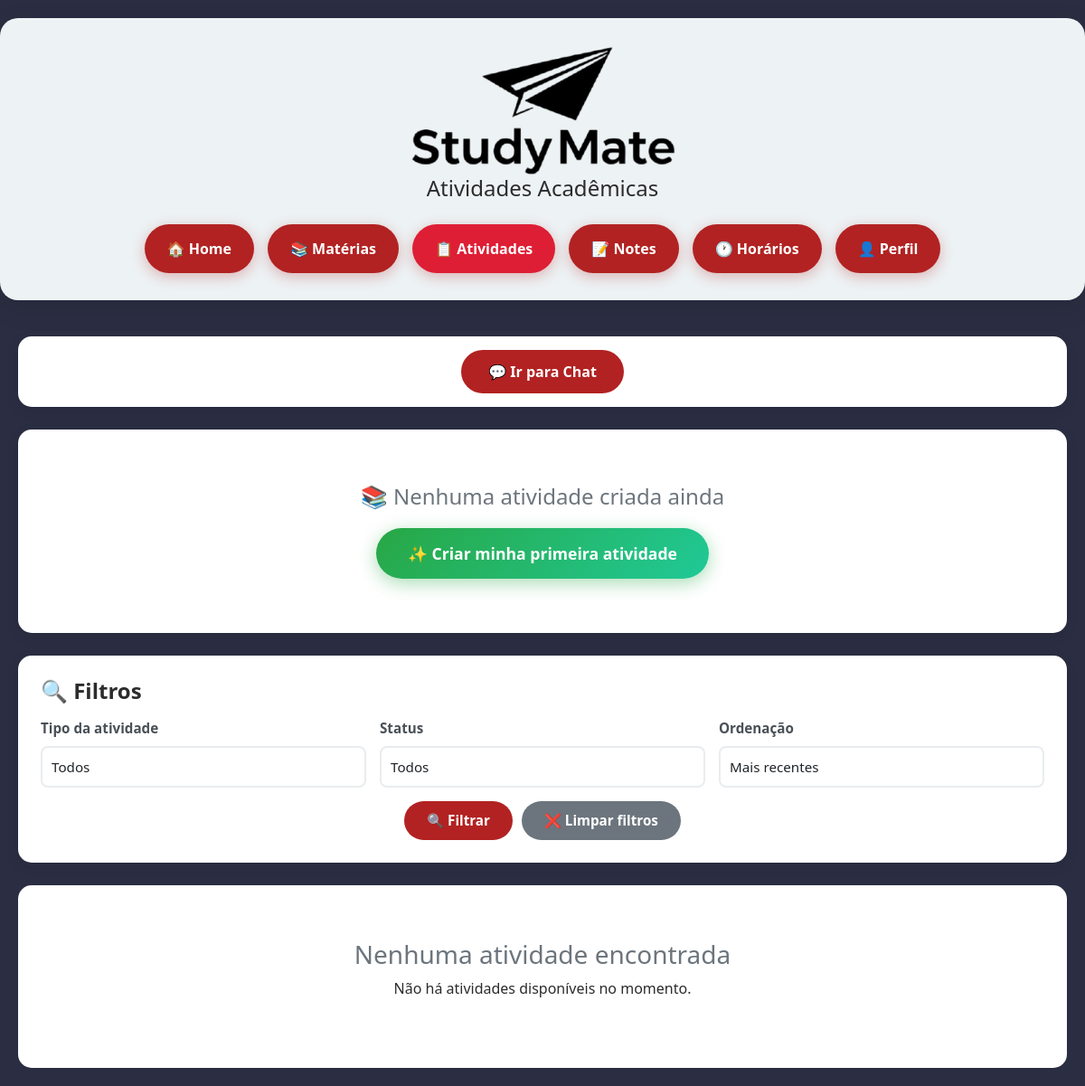
The app's page /atividades/ (signed in), older data.
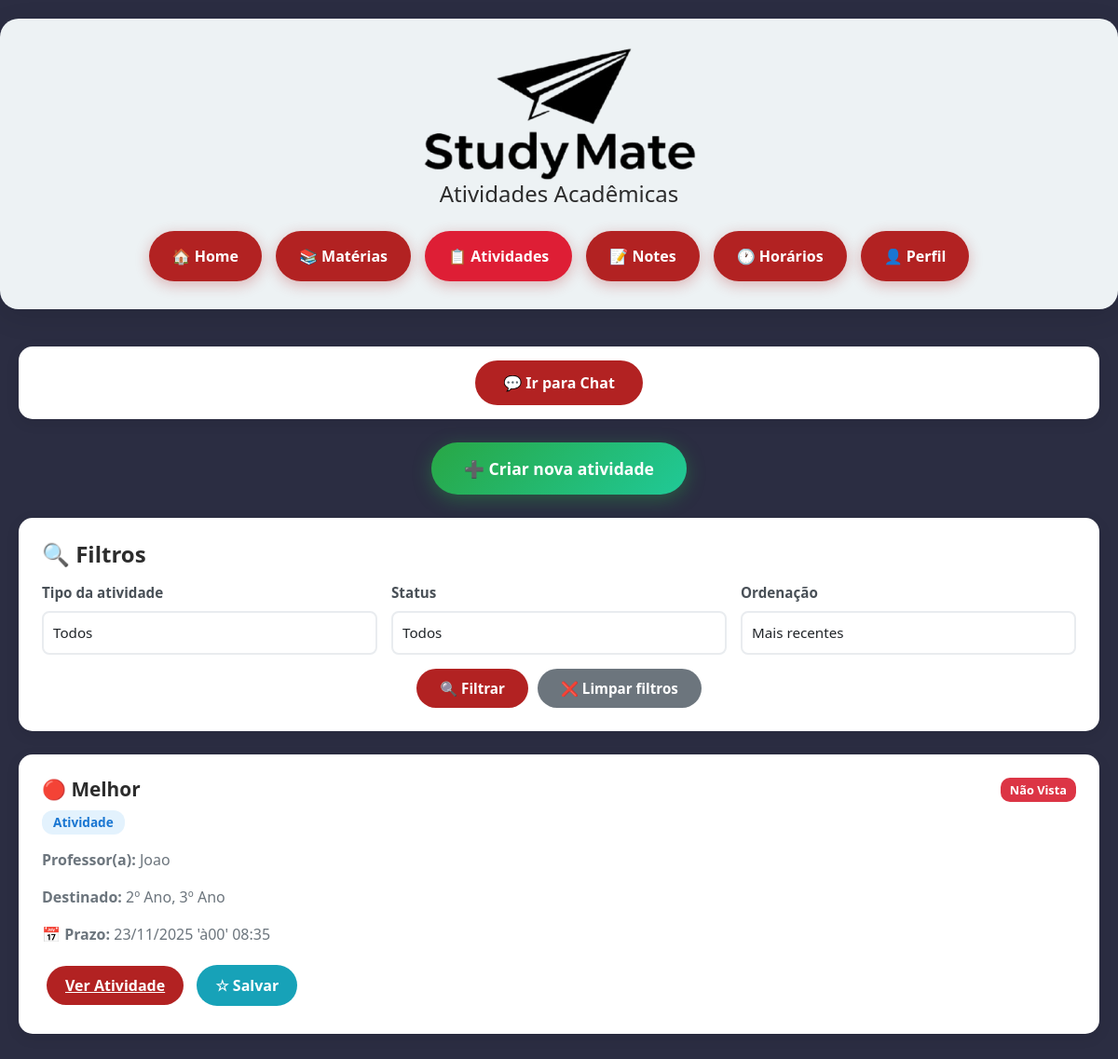
The same page, newer data.
### atividades/models.py (models this page shows, shortened)
class Atividade(models.Model):
    TIPO_CHOICES = [
        ('ATIVIDADE', 'Atividade'),
        ('AVISO_PROVA', 'Aviso de Prova'),
        ('AVISO_SIMPLES', 'Aviso Simples'),
    ]
    ANO_CHOICES = [
        ('1', '1º Ano'),
        ('2', '2º Ano'),
        ('3', '3º Ano'),
        ('TODOS', 'Todos'),
    ]
    professor = models.ForeignKey(
        User,
        on_delete=models.CASCADE,
        related_name='atividades_criadas',
        limit_choices_to={'user_type': 'professor'},
        verbose_name='Professor'
    )
    titulo = models.CharField(max_length=50, verbose_name='Título')
    descricao = models.TextField(blank=True, verbose_name='Descrição/Orientações')
    tipo = models.CharField(max_length=20, choices=TIPO_CHOICES, verbose_name='Tipo de Atividade')
    ano_1 = models.BooleanField(default=False, verbose_name='1º Ano')
    ano_2 = models.BooleanField(default=False, verbose_name='2º Ano')
    ano_3 = models.BooleanField(default=False, verbose_name='3º Ano')
    todos = models.BooleanField(default=False, verbose_name='Todos os Anos')
    prazo_entrega = models.DateTimeField(null=True, blank=True, verbose_name='Prazo de Entrega')
    permite_envio = models.BooleanField(default=True, verbose_name='Permite Envio pelo Aluno')
    anexo = models.FileField(
        upload_to='atividades_anexos/',
        null=True,
        blank=True,
        validators=[validate_file_size_atividade, validate_file_extension_atividade],
        verbose_name='Anexo'
    )
    criado_em = models.DateTimeField(default=timezone.now, verbose_name='Criado em')
    visualizacoes = models.PositiveIntegerField(default=0, verbose_name='Visualizações')
    foi_visualizado = models.BooleanField(default=False, verbose_name='Foi Visualizado por Algum Aluno')
    class Meta:
        verbose_name = 'Atividade'
        verbose_name_plural = 'Atividades'
        ordering = ['-criado_em']
    def get_anos_destino(self):
        if self.todos:
            return ['1º Ano', '2º Ano', '3º Ano']
        anos = []
        if self.ano_1:
            anos.append('1º Ano')
        if self.ano_2:
            anos.append('2º Ano')
        if self.ano_3:
            anos.append('3º Ano')
        return anos
    def get_anos_destino_display(self):
        if self.todos:
            return 'Todos os Anos'
        return ', '.join(self.get_anos_destino())

### accounts/models.py (models this page shows, shortened)
class User(AbstractUser):
    USER_TYPE_CHOICES = (
        ('admin', 'Administrador'),
        ('professor', 'Professor'),
        ('aluno', 'Aluno'),  # Atualizado de 'estudante' para 'aluno'
    )
    user_type = models.CharField(
        max_length=20,
        choices=USER_TYPE_CHOICES,
        default='aluno',  # Atualizado
        verbose_name='Tipo de Usuário'
    )
    matricula = models.CharField(max_length=20, blank=True, null=True, verbose_name='Matrícula')
    telefone = models.CharField(max_length=15, blank=True, null=True, verbose_name='Telefone')
    first_login = models.BooleanField(default=True, verbose_name='Primeiro Login')
    class Meta:
        verbose_name = 'Usuário'
        verbose_name_plural = 'Usuários'

### atividades/views.py (the view, shortened to what this page needs)
# urls.py: path('', views.lista_atividades, name='lista'),
@login_required
def lista_atividades(request):
    if is_professor(request.user):
        if request.method == 'POST':
            return processar_criacao_atividade(request)
        atividades = Atividade.objects.filter(professor=request.user).order_by('-criado_em')
        atividades_anotadas = []
        for atividade in atividades:
            atividades_anotadas.append({
                'atividade': atividade,
                'visualizou': False,
                'envio': None,
                'salvou': False,
            })
        context = {
            'atividades_anotadas': atividades_anotadas,
            'filtro_tipo': '',
            'filtro_status': '',
        }
        return render(request, 'atividades/lista_aluno.html', context)

### atividades/views.py (called while the page is built)
def is_professor(user):
    return user.is_authenticated and (user.user_type == 'professor' or user.is_staff)

### atividades/templates/atividades/lista_aluno.html (shortened to what this page needs)
<!DOCTYPE html>
<html lang="pt-br">
<head>
    {% load static %}
    <link href="https://cdn.jsdelivr.net/npm/bootstrap@5.3.0/dist/css/bootstrap.min.css" rel="stylesheet">
</head>
<body>
    <div class="header">
        <img src="{% static 'study/img/logoStudyMate.png' %}" height="144px" width="293">
        <h4>Atividades Acadêmicas</h4>
        <div class="nav">
            <a href="{% url 'study:home' %}">🏠 Home</a>
            <a href="{% url 'study:home' %}#materias">📚 Matérias</a>
            <a href="{% url 'atividades:lista' %}" class="active">📋 Atividades</a>
            <a href="{% url 'notes:list' %}">📝 Notes</a>
            <a href="{% url 'study:home' %}#horarios">🕐 Horários</a>
            {% if user.is_authenticated %}
                <a href="{% url 'perfil:perfil' %}">👤 Perfil</a>
            {% else %}
                <a href="{% url 'accounts:login' %}">🔐 Login</a>
            {% endif %}
        </div>
    </div>
    <div class="container">
        <div class="section-nav">
            <a href="{% url 'chat:lista' %}" class="btn-section">
                💬 Ir para Chat
            </a>
        </div>
        {% if user.user_type == 'professor' or user.is_staff %}
            {% if not atividades_anotadas %}
                <div class="create-first-activity">
                    <h3>📚 Nenhuma atividade criada ainda</h3>
                    <button class="btn-create-first" data-bs-toggle="modal" data-bs-target="#criarAtividadeModal">
                        ✨ Criar minha primeira atividade
                    </button>
                </div>
            {% else %}
                <div style="text-align: center; margin-bottom: 25px;">
                    <button class="btn-create-first" data-bs-toggle="modal" data-bs-target="#criarAtividadeModal">
                        ➕ Criar nova atividade
                    </button>
                </div>
            {% endif %}
        {% endif %}
        <div class="filters-section">
            <h4>🔍 Filtros</h4>
            <form method="get">
                <div class="filter-row">
                    <div class="filter-group">
                        <label>Tipo da atividade</label>
                        <select name="tipo" class="form-select">
                            <option value="">Todos</option>
                        </select>
                    </div>
                    <div class="filter-group">
                        <label>Status</label>
                        <select name="status" class="form-select">
                            <option value="">Todos</option>
                        </select>
                    </div>
                    <div class="filter-group">
                        <label>Ordenação</label>
                        <select name="order" class="form-select">
                            <option value="recent">Mais recentes</option>
                        </select>
                    </div>
                </div>
                <div class="filter-actions">
                    <button type="submit" class="btn-filter">🔍 Filtrar</button>
                    <a href="{% url 'atividades:lista' %}" class="btn-clear">❌ Limpar filtros</a>
                </div>
            </form>
        </div>
        {% for item in atividades_anotadas %}
            <div class="atividade-card">
                <div class="atividade-header">
                    <div>
                        <h3 class="atividade-titulo">
                            {% if not item.visualizou %}
                                🔴
                            {% elif item.envio %}
                                🟢
                            {% else %}
                                🟠
                            {% endif %}
                            {{ item.atividade.titulo }}
                        </h3>
                        <span class="badge {% if item.atividade.tipo == 'ATIVIDADE' %}badge-atividade{% elif item.atividade.tipo == 'AVISO_PROVA' %}badge-prova{% else %}badge-aviso{% endif %}">
                            {{ item.atividade.get_tipo_display }}
                        </span>
                    </div>
                    <div>
                        {% if not item.visualizou %}
                            <span class="status-badge status-nao-vista">Não Vista</span>
                        {% elif item.envio %}
                            <span class="status-badge status-enviada">Enviada</span>
                        {% else %}
                            <span class="status-badge status-vista">Vista</span>
                        {% endif %}
                    </div>
                </div>
                <div class="atividade-info">
                    <p><strong>Professor(a):</strong> {{ item.atividade.professor.username }}</p>
                    <p><strong>Destinado:</strong> {{ item.atividade.get_anos_destino_display }}</p>
                    {% if item.atividade.prazo_entrega %}
                        <p><strong>📅 Prazo:</strong> {{ item.atividade.prazo_entrega|date:"d/m/Y 'às' H:i" }}</p>
                    {% endif %}
                </div>
                <div>
                    <a href="{% url 'atividades:detalhe' item.atividade.pk %}" class="btn-acao btn-ver">Ver Atividade</a>
                    <button class="btn-acao btn-salvar {% if item.salvou %}salva{% endif %}"
                            onclick="salvarAtividade({{ item.atividade.pk }}, this)">
                        {% if item.salvou %}★ Salva{% else %}☆ Salvar{% endif %}
                    </button>
                </div>
            </div>
        {% empty %}
            <div style="text-align: center; padding: 60px; background: white; border-radius: 15px;">
                <h3 style="color: #6c757d;">Nenhuma atividade encontrada</h3>
                <p>Não há atividades disponíveis no momento.</p>
            </div>
        {% endfor %}
    </div>
</body>
</html>

### atividades/templates/atividades/lista_aluno.html (style rules this page uses)
:root { --primary: rgb(178, 34, 34); --primary-dark: rgb(222, 30, 53); --background: rgb(43, 45, 66); }
body { font-family: 'Segoe UI', Tahoma, Geneva, Verdana, sans-serif; background: var(--background); min-height: 100vh; color: #2c2c2c; }
.header { background: rgb(237, 242, 244); border-radius: 20px; padding: 30px; margin: 20px auto; max-width: 1200px; box-shadow: 0 8px 30px rgba(0,0,0,0.1); text-align: center; }
.nav { display: flex; justify-content: center; gap: 15px; flex-wrap: wrap; margin-top: 25px; }
.nav a, .nav button { background: var(--primary); color: white; text-decoration: none; padding: 15px 25px; border-radius: 50px; font-weight: 600; transition: all 0.3s ease; box-shadow: 0 4px 15px rgba(178, 34, 34, 0.3); display: inline-block; border: none; font-size: 1rem; cursor: pointer; }
.nav a.active, .nav button.active { background: var(--primary-dark); }
.container { max-width: 1200px; margin: 0 auto; padding: 20px; }
.section-nav { background: white; border-radius: 15px; padding: 15px; margin-bottom: 25px; box-shadow: 0 4px 15px rgba(0,0,0,0.08); display: flex; justify-content: center; }
.btn-section { background: var(--primary); color: white; padding: 12px 30px; border-radius: 25px; border: none; font-weight: 600; cursor: pointer; transition: all 0.3s ease; text-decoration: none; display: inline-block; }
.btn-create-first { background: linear-gradient(135deg, #28a745 0%, #20c997 100%); color: white; padding: 15px 35px; border-radius: 50px; border: none; font-size: 1.1rem; font-weight: 600; cursor: pointer; box-shadow: 0 5px 20px rgba(40, 167, 69, 0.4); transition: all 0.3s ease; }
.filters-section { background: white; border-radius: 15px; padding: 25px; margin-bottom: 25px; box-shadow: 0 4px 15px rgba(0,0,0,0.08); }
.filters-section h4 { color: #2c2c2c; font-weight: 600; margin-bottom: 15px; }
.filter-row { display: grid; grid-template-columns: repeat(auto-fit, minmax(200px, 1fr)); gap: 15px; margin-bottom: 15px; }
.filter-group { display: flex; flex-direction: column; }
.filter-group label { font-weight: 600; color: #495057; margin-bottom: 8px; font-size: 0.95rem; }
.filter-group select { padding: 10px; border: 2px solid #e9ecef; border-radius: 8px; font-size: 0.95rem; background: white; cursor: pointer; transition: all 0.3s ease; }
.filter-actions { display: flex; gap: 10px; justify-content: center; margin-top: 15px; }
.btn-filter, .btn-clear { padding: 10px 25px; border-radius: 25px; font-weight: 600; cursor: pointer; transition: all 0.3s ease; border: none; font-size: 0.95rem; }
.btn-filter { background: var(--primary); color: white; }
.btn-clear { background: #6c757d; color: white; text-decoration: none; }
.atividade-card { background: white; border-radius: 15px; padding: 25px; margin-bottom: 20px; box-shadow: 0 4px 15px rgba(0,0,0,0.08); transition: transform 0.3s ease; }
.atividade-header { display: flex; justify-content: space-between; align-items: flex-start; margin-bottom: 15px; }
.atividade-titulo { font-size: 1.3rem; font-weight: 700; color: #2c2c2c; margin-bottom: 10px; }
.badge { padding: 6px 12px; border-radius: 12px; font-size: 0.85rem; font-weight: 600; }
.badge-atividade { background: #e3f2fd; color: #1976d2; }
.status-badge { padding: 4px 10px; border-radius: 10px; font-size: 0.8rem; font-weight: 600; }
.status-nao-vista { background: #dc3545; color: white; }
.atividade-info { margin: 15px 0; color: #6c757d; }
.btn-acao { padding: 10px 20px; border-radius: 25px; border: none; font-weight: 600; cursor: pointer; transition: all 0.3s ease; margin: 5px; }
.btn-ver { background: var(--primary); color: white; }
.btn-salvar { background: #17a2b8; color: white; }
.form-control, .form-select { border: 2px solid #e9ecef; border-radius: 10px; padding: 12px; transition: all 0.3s ease; }

Row changes from the older to the newer data that the page shows:
added Atividade: atividade.titulo "Melhor", atividade.tipo "Atividade", atividade.professor.username "Joao", atividade.anos_destino "2º Ano, 3º Ano", atividade.prazo_entrega "23/11/2025 'à00' 08:35"
Text that changed along with them:
text no longer shown: "📚 Nenhuma atividade criada ainda ✨ Criar minha primeira atividade Nenhuma atividade encontrada Não há atividades disponíveis no momento."
text now shown: "➕ Criar nova atividade"
